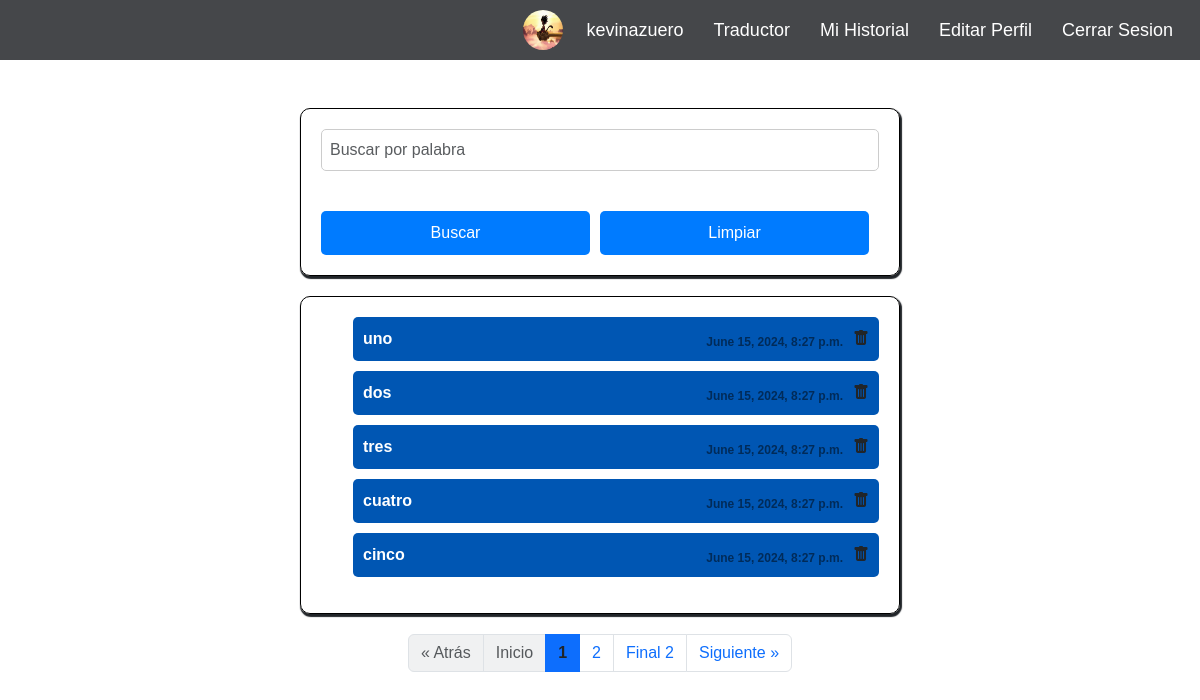
Page /core/historial/ (signed in) on the committed database.
### core/models.py (models this page shows, shortened)
class User(AbstractUser):
    image = models.ImageField(
        verbose_name='Archivo de imagen',
        upload_to='users',
        max_length=1024,
        blank=True,
        null=True
    )
    class Meta:
        verbose_name = "Usuario"
        verbose_name_plural = "Usuarios"
    def get_image_url(self):
        return utils.get_image(self.image)

class Historial(models.Model):
    user = models.ForeignKey(User, on_delete=models.CASCADE)
    word = models.CharField(max_length=255)
    date = models.DateTimeField(auto_now_add=True)

### core/views/historial.py (the view)
# urls.py: path('historial/', historial.list_historial.as_view(), name='historial'),
class list_historial(LoginRequiredMixin,ListView):
    model = Historial
    template_name = 'Historial.html'
    paginate_by= 5
    context_object_name = 'palabras'
    login_url = '/'
    def get_queryset(self):
        queryset = super().get_queryset()
        usuario = self.request.user
        palabra = self.request.GET.get('palabra')
        query = Q(user=usuario)
        if palabra:
            query &= Q(word__icontains=palabra)
        return queryset.filter(query).order_by('id')

### traductor/utils.py (called while the page is built)
def get_image(image):
    if image:
        return '{}{}'.format(settings.MEDIA_URL, image)
    return '/static/img/empty.jpeg'

### templates/Historial.html (shortened to what this page needs)
{% extends 'Base_form.html' %}
{% block content %}
    <div id="container3" class="container">
        <form action="">
            <div class="input-group">
                <input type="text" id="searchInput" class="form-control" placeholder="Buscar por palabra" name="palabra" value="{{ request.GET.palabra }}">
            </div>
            <div class="botones2">
            <button id="boton3" class="envio" type="submit">Buscar</button>
            <a href="{% url 'core:clear_historial' %}" id="boton4" class="envio">Limpiar</a>
            </div>
        </form>
    </div>
    <div id="container3" class="container">
        <ul id="word-list">
            {% for p in palabras %}
            <li class="word-item">
                <span>{{p.word}}</span><span class="timestamp">{{p.date}}</span>
                <a class="text-dark" href="{% url 'core:historial_delete' p.id %}" id="botondelete" data-bs-toggle="tooltip" data-bs-title="Eliminar palabra"><i class="bi bi-trash-fill"></i></a>
            </li>
            {% endfor%}
        </ul>
    </div>
    {% if is_paginated %}
       <div class="card-footer">
         <nav aria-label="Demo of disable class">
            <ul class="pagination justify-content-center flex-wrap">
               {% if page_obj.has_previous %}
                  <li class="page-item">
                     <a
                        href="?page={{ page_obj.previous_page_number }}{{ to_paginate_query }}"
                        class="page-link text-primary fw-bolder"
                     >
                        &laquo; Atrás
                     </a>
                  </li>
                  <li class="page-item">
                     <a href="?page=1{{ to_paginate_query }}" class="page-link text-primary fw-bolder">Inicio</a>
                  </li>
               {% else %}
                  <li class="page-item disabled" style="pointer-events:none; line-height: 1.5">
                     <a class="page-link bg-secondary bg-opacity-10">&laquo; Atrás</a>
                  </li>
                  <li class="page-item disabled" style="pointer-events:none">
                     <a href="#" class="page-link bg-secondary bg-opacity-10">Inicio</a>
                  </li>
               {% endif %}
               {% for index_paginate in paginator.page_range %}
                  {% if index_paginate <= page_obj.number|add:8 and index_paginate >= page_obj.number|add:-8 %}
                     {% if page_obj.number == index_paginate %}
                        <li class="page-item active" style="pointer-events:none">
                           <a href="#" class="page-link text-dark fw-bolder">{{ forloop.counter }}</a>
                        </li>
                     {% else %}
                        <li class="page-item">
                           <a href="?page={{ forloop.counter }}{{ to_paginate_query }}"
                              class="page-link text-dark-opacity-5">{{ forloop.counter }}</a>
                        </li>
                     {% endif %}
                  {% endif %}
               {% endfor %}
               {% if page_obj.has_next %}
                  <li class="page-item">
                     <a
                        href="?page={{ page_obj.paginator.num_pages }}{{ to_paginate_query }}"
                        class="page-link text-primary"
                     >
                        Final {{ paginator.page_range.stop|add:-1 }}
                     </a>
                  </li>
                  <li class="page-item">
                     <a href="?page={{ page_obj.next_page_number }}{{ to_paginate_query }}"
                        class="page-link text-primary">Siguiente &raquo;</a>
                  </li>
               {% endif %}
            </ul>
         </nav>
       </div>
      {% endif %}
 {% endblock %}

### templates/Base_form.html (shortened to what this page needs)
<!DOCTYPE html>
<html lang="en">
<head>
    {% load static %}
    <link href="https://cdn.jsdelivr.net/npm/bootstrap@5.3.3/dist/css/bootstrap.min.css" rel="stylesheet"
>
    <link rel="stylesheet" href="{% static 'css/login.css' %}">
    <link rel="stylesheet" href="{% static 'css/inicio.css' %}">
    <link rel="stylesheet" href="{% static 'css/historial.css' %}">
    <link href="https://stackpath.bootstrapcdn.com/bootstrap/5.3.0/css/bootstrap.min.css" rel="stylesheet">
    <link href="https://cdn.jsdelivr.net/npm/bootstrap-icons@1.8.0/font/bootstrap-icons.css" rel="stylesheet">
</head>
<body>
        {% if user.is_authenticated %}
        <nav class="">
            <div class="Menu-options">
                <div class="user-info">
                    <img src="{{user.get_image_url}}" alt="Imagen de perfil">
                </div>
                <span class="link-create"> {{user.username}}</span>
                <a href="{% url 'core:inicio' %}" class="link-create">  Traductor </a>
                <a href="{% url 'core:historial' %}" class="link-create">  Mi Historial</a>
                <a href="{% url 'core:editar' %}" class="link-create">  Editar Perfil</a>
                <a href="{% url 'core:salir' %}" class="link-create">  Cerrar Sesion</a>
            </div>
        </nav>
        {% else %}
            <nav class="">
                <div class="Menu-options">
                    <a href="{% url enlace %}" class="link-create">{{ options }}</a>
                </div>
            </nav>
        {% endif %}
        {% block content %}
        {% endblock %}
</body>
</html>

### static/css/login.css (style rules this page uses)
* { padding: 0; margin: 0; font-family: Arial, Helvetica, sans-serif; }
body { background-color: #FCFCFC; }
.Menu-options { background-color: #45474A; height: 60px; display: flex; align-items: center; justify-content: flex-end; margin-bottom: 4%; }
.Menu-options a { text-decoration: none; }
.link-create { font-size: 18px; margin-right: 2%; color: white; transition: 0.5s; border-radius: 3px; padding: 3px; outline: none; }
form { width: 100%; }
input[type="email"], input[type="text"], input[type="password"],input { width: 100%; padding: 15px; border: 1px solid #ccc; border-radius: 8px; font-size: 16px; }
button { margin-top: 20px; width: 100%; padding: 15px; background-color: #007bff; color: #fff; border: none; border-radius: 8px; cursor: pointer; }

### static/css/inicio.css (style rules this page uses)
.user-info img { width: 40px; height: 40px; border-radius: 50%; margin-right: 20px; }

### static/css/historial.css (style rules this page uses)
#boton3,#boton4,#noclear { margin-top: 10px; margin-right: 10px; display: inline-block; width: 50%; padding: 10px 20px; background-color: #007bff; color: #fff; text-decoration: none; border: none; border-radius: 5px; cursor: pointer; text-align: center; transition: background-color 0.3s ease; font-size: 16px; }
.botones2 { display: flex; justify-content: space-between; margin-top: 20px }
#container3 { background-color: rgba(255, 255, 255, 0.8); backdrop-filter: blur(10px); border-radius: 10px; padding: 20px; box-shadow: 1px 2px 1px 1px; max-width: 600px; margin: 20px auto; padding: 20px; border: 1px solid black; }
#botondelete { margin-left: 10px; }
.timestamp { font-size: 12px; color: rgba(0, 0, 0, 0.5); margin-top: 5px; margin-left: auto; }
.word-item { background-color: #0056b3; color: white; padding: 10px; margin-bottom: 10px; border-radius: 5px; display: flex; align-items: center; }
.word-item span { font-weight: bold; }
#searchInput { margin-bottom: 10px; padding: 8px; width: 100%; box-sizing: border-box; border: 1px solid #ccc; border-radius: 5px; font-size: 16px; }

### rows in the picture
User: get_image_url (picture), username "kevinazuero"
Historial: word "uno", date "June 15, 2024, 8:27 p.m."
Historial: word "dos", date "June 15, 2024, 8:27 p.m."
Historial: word "tres", date "June 15, 2024, 8:27 p.m."
Historial: word "cuatro", date "June 15, 2024, 8:27 p.m."
Historial: word "cinco", date "June 15, 2024, 8:27 p.m."

### other values in the picture
{{ paginator.page_range.stop|add:-1 }} "2"
